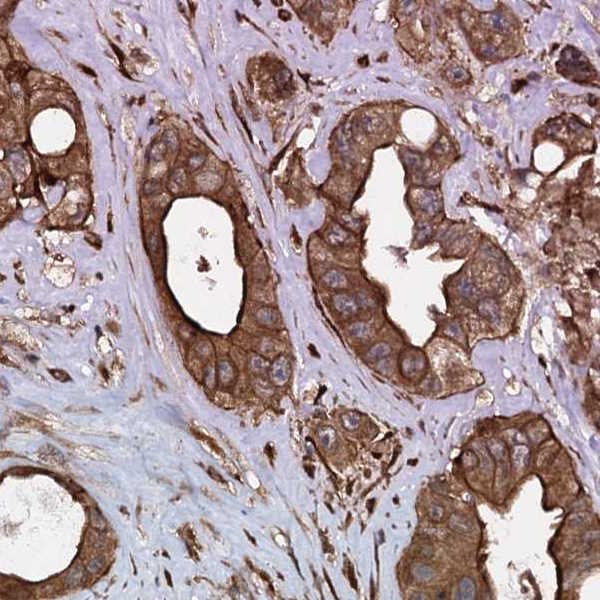
#> input picture images/tma.jpg, 600 x 600 px
$ jupyter execute biomedia_features_05_GLCM.ipynb   (shell and % lines are left out)   (older library calls are emulated)
#> lines starting #> are read from the running program, lines starting #| are printed output that depends on the picture
<div class="alert alert-block alert-info">
Visit the <a href="https://github.com/engs1258/biomedical-image-analysis-notebooks/wiki">wiki</a> pages to find some additional documentation and instructions on how view an interactive verson of these notebooks using binder.</div>

---

[cell 1]
import math
import numpy as np
import matplotlib.pyplot as plt


from skimage import measure
from skimage.color import rgb2gray
from skimage.util import img_as_ubyte
from skimage import io
from skimage.feature import greycomatrix, greycoprops

## Gray Value Co-occurrence Matrix as texture descriptor

Use the feature extracted from the GLC matrix to extract features that capture the characteristics of different textures.

[cell 2]
image_rgb = io.imread("../images/tma.jpg")
#> image_rgb is the input picture: shape (600, 600, 3); mean R, G, B 170.6, 150.8, 154.7
image = img_as_ubyte(rgb2gray(image_rgb))
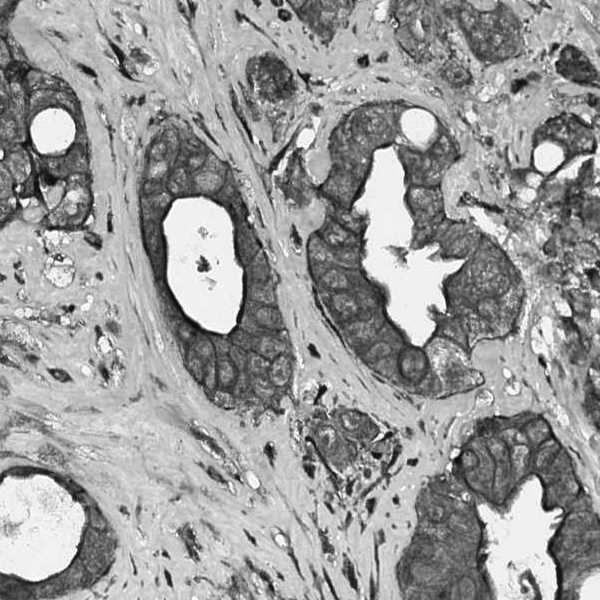
#> image: shape (600, 600); min 2, max 255, mean 155.3

[cell 3]
PATCH_SIZE = 15

# select some patches from stroma areas of the tma image
stroma_locations = [(20, 20), (240, 20), (32, 370), (140, 460)]
stroma_patches = []
for loc in stroma_locations:
    stroma_patches.append(image[loc[0]:loc[0] + PATCH_SIZE,
                               loc[1]:loc[1] + PATCH_SIZE])
#> after the loop, stroma_patches = 4 items

# select some patches from nuclei areas of the image
gland_locations = [(210, 410), (150, 330), (290, 450), (450, 470)]
gland_patches = []
for loc in gland_locations:
    gland_patches.append(image[loc[0]:loc[0] + PATCH_SIZE,
                               loc[1]:loc[1] + PATCH_SIZE])
#> after the loop, gland_patches = 4 items

### Display the image patches

[cell 4]
fig = plt.figure(figsize=(12, 12))

for i, patch in enumerate(stroma_patches):
    ax = fig.add_subplot(2, len(stroma_patches), i+1)
    ax.imshow(patch, cmap=plt.cm.gray,
              vmin=0, vmax=255)
    ax.set_xlabel('Stroma %d' % (i + 1))
#> this loop made 4 passes

for i, patch in enumerate(gland_patches):
    ax = fig.add_subplot(2, len(stroma_patches), len(stroma_patches) + i+1)
    ax.imshow(patch, cmap=plt.cm.gray,
              vmin=0, vmax=255)
    ax.set_xlabel('Gland %d' % (i + 1))


# display the patches and plot
fig.suptitle('Extracted image patches', fontsize=14, y=1.05)
plt.tight_layout()
plt.show()
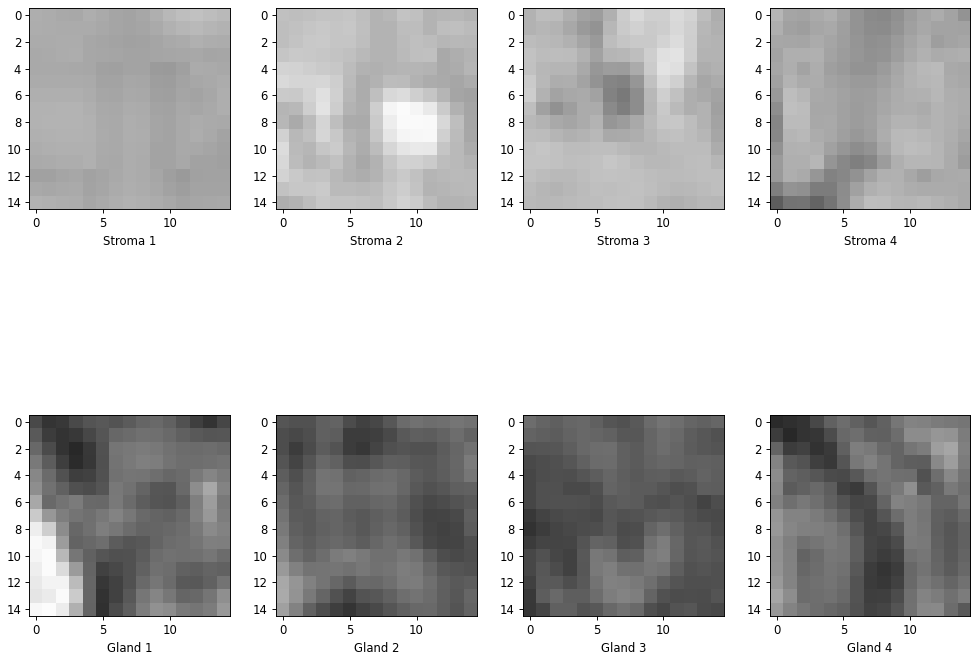
#> figure drawn by matplotlib, 8 panels

### Compute GLCM properties for each patch

[cell 5]
xs = []
ys = []
for patch in (stroma_patches + gland_patches):
    glcm = greycomatrix(patch, distances=[5], angles=[0], levels=256)
    xs.append(greycoprops(glcm, 'dissimilarity')[0, 0])
    ys.append(greycoprops(glcm, 'correlation')[0, 0])
#> this loop made 8 passes
#> after the loop, xs = [6.69, 20.07, 20.88, 21.27, 44.63, 19.3, 18.23, 34.97]; ys = [0.0124, -0.159, -0.0401, -0.289, -0.382, 0.109, -0.0343, -0.179]

[cell 6]
# create the figure
fig = plt.figure(figsize=(12, 12))

# display original image with locations of patches
ax = fig.add_subplot(1, 1, 1)
ax.imshow(image, cmap=plt.cm.gray,
          vmin=0, vmax=255)
for (y, x) in stroma_locations:
    ax.plot(x + PATCH_SIZE / 2, y + PATCH_SIZE / 2, 'gs', markersize=8)
for (y, x) in gland_locations:
    ax.plot(x + PATCH_SIZE / 2, y + PATCH_SIZE / 2, 'bs', markersize=8)
ax.set_xlabel('Original Image')
ax.axis('image')
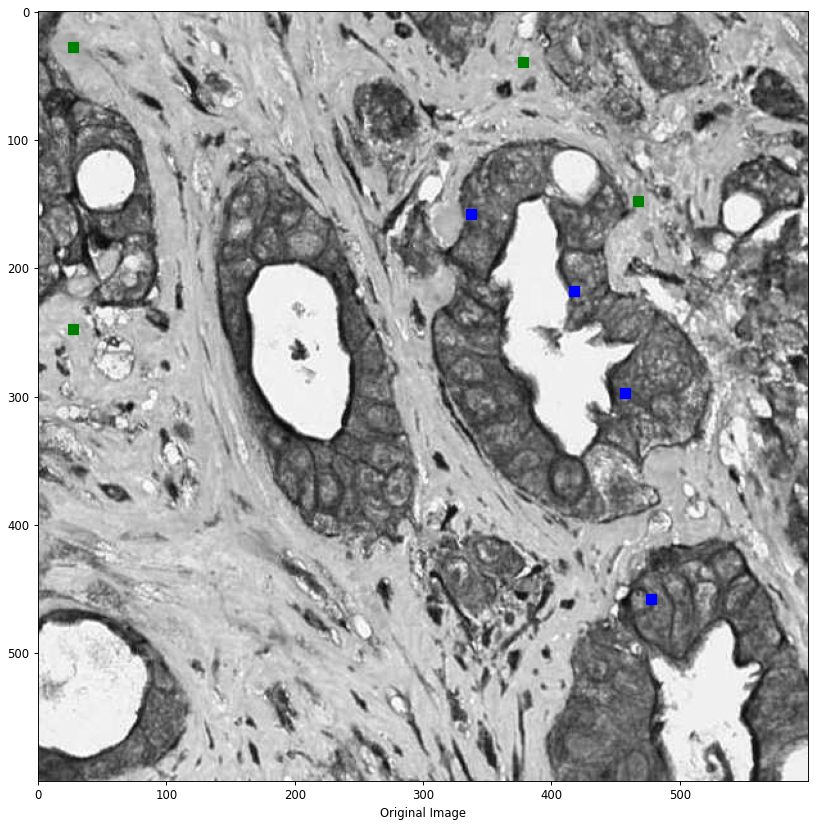
#> figure drawn by matplotlib, 1 panel

[cell 7]
fig = plt.figure(figsize=(12, 12))

# for each patch, plot (dissimilarity, correlation)
ax = fig.add_subplot(1, 1, 1)
ax.plot(xs[:len(stroma_patches)], ys[:len(stroma_patches)], 'go', label='Stroma', markersize=8)
ax.plot(xs[len(gland_patches):], ys[len(gland_patches):], 'bo', label='Gland', markersize=8)
ax.set_xlabel('GLCM Dissimilarity')
ax.set_ylabel('GLCM Correlation')
ax.legend()
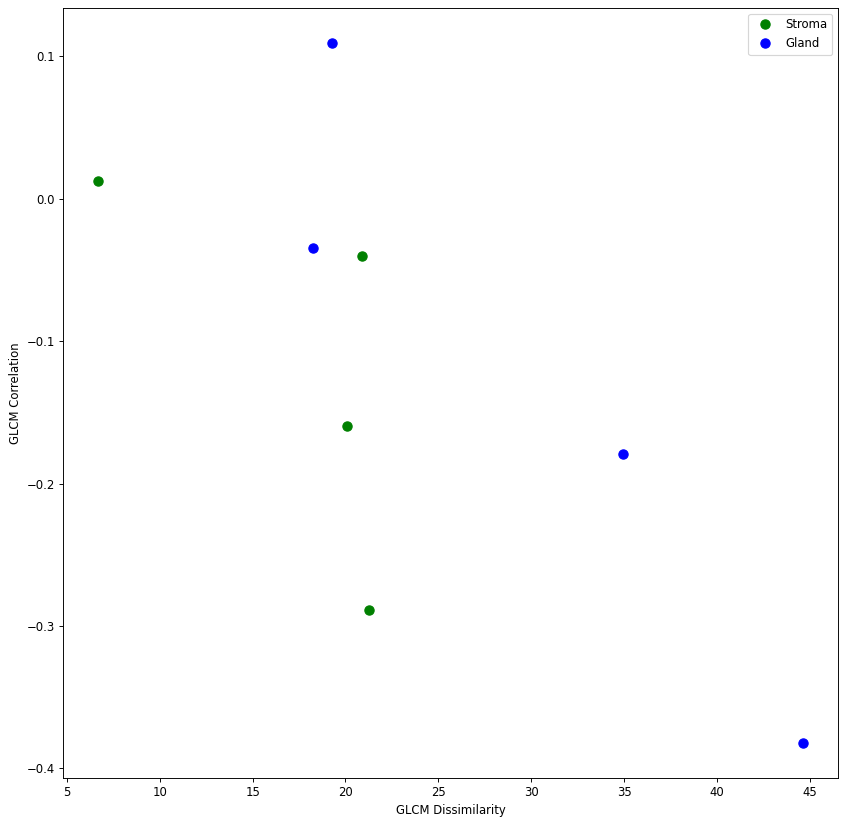
#> figure drawn by matplotlib, 1 panel
